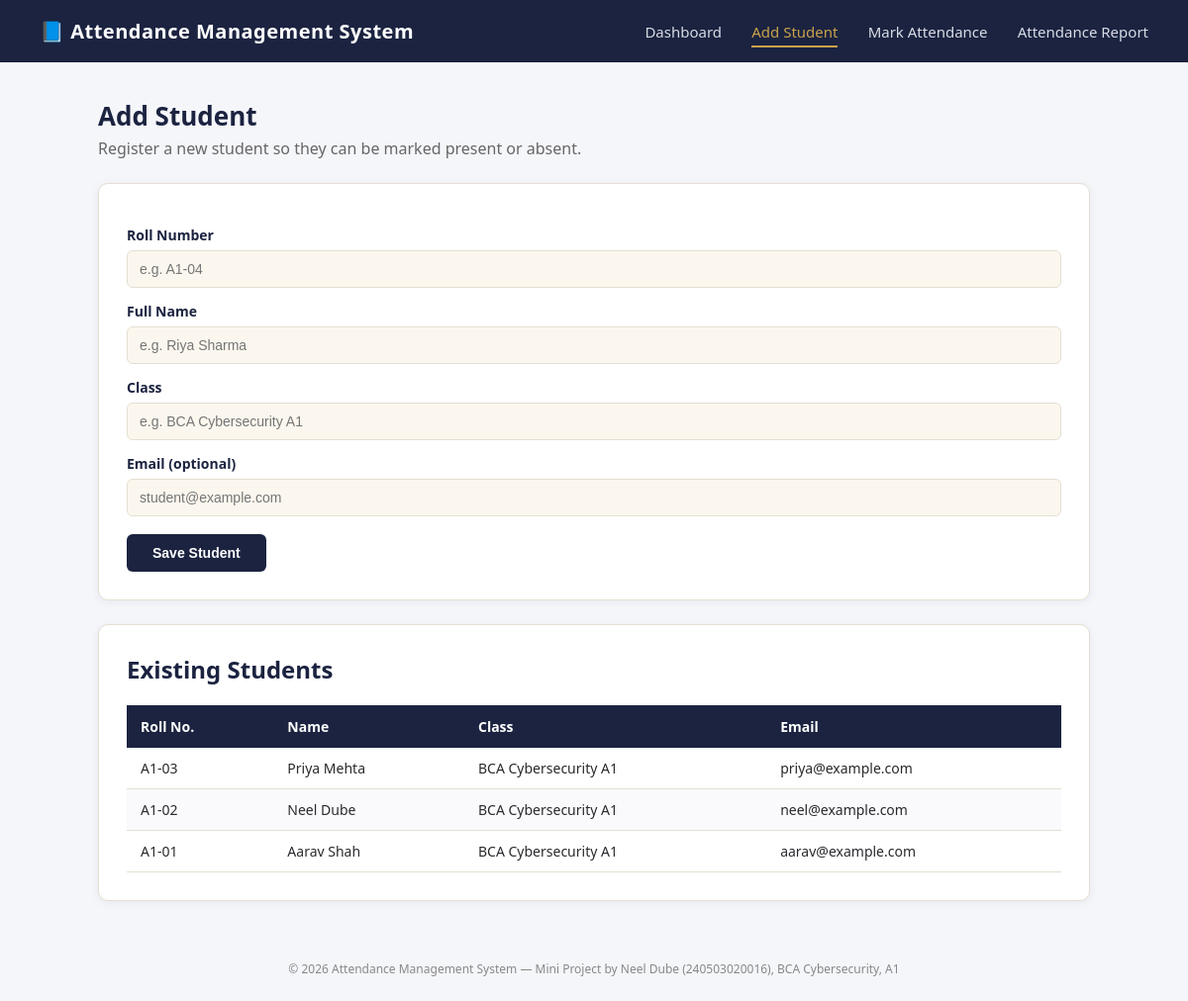
The app's page /add_student.php with its own data.
### tables this page shows
CREATE TABLE IF NOT EXISTS students (
    student_id   INT AUTO_INCREMENT PRIMARY KEY,
    roll_no      VARCHAR(20)  NOT NULL UNIQUE,
    full_name    VARCHAR(100) NOT NULL,
    class_name   VARCHAR(50)  NOT NULL,
    email        VARCHAR(100),
    created_at   TIMESTAMP DEFAULT CURRENT_TIMESTAMP
);

### add_student.php (the view, shortened to what this page needs)
<?php
include 'db_connect.php';
include 'includes/header.php';
$students = $conn->query("SELECT * FROM students ORDER BY student_id DESC");
?>
<h1 class="page-title">Add Student</h1>
<p class="page-sub">Register a new student so they can be marked present or absent.</p>
<div class="card">
    <form method="POST" action="add_student.php">
        <label>Roll Number</label>
        <input type="text" name="roll_no" placeholder="e.g. A1-04" required>
        <label>Full Name</label>
        <input type="text" name="full_name" placeholder="e.g. Riya Sharma" required>
        <label>Class</label>
        <input type="text" name="class_name" placeholder="e.g. BCA Cybersecurity A1" required>
        <label>Email (optional)</label>
        <input type="email" name="email" placeholder="student@example.com">
        <button type="submit" class="btn">Save Student</button>
    </form>
</div>
<div class="card">
    <h2 style="color:var(--navy); margin-top:0;">Existing Students</h2>
    <table>
        <thead>
            <tr><th>Roll No.</th><th>Name</th><th>Class</th><th>Email</th></tr>
        </thead>
        <tbody>
        <?php while ($row = $students->fetch_assoc()): ?>
            <tr>
                <td><?= htmlspecialchars($row['roll_no']) ?></td>
                <td><?= htmlspecialchars($row['full_name']) ?></td>
                <td><?= htmlspecialchars($row['class_name']) ?></td>
                <td><?= htmlspecialchars($row['email']) ?></td>
            </tr>
        <?php endwhile; ?>
        </tbody>
    </table>
</div>
<?php include 'includes/footer.php'; ?>

### style.css (style rules this page uses)
:root { --navy: #1B2340; --navy-light: #2A345C; --gold: #C9A24B; --cream: #FBF7EE; --ink: #2A2A2E; --success: #1F9D55; --danger: #D64545; --border: #E4DFD2; }
* { box-sizing: border-box; }
body { margin: 0; font-family: 'Segoe UI', Calibri, Arial, sans-serif; background: #F5F6FA; color: var(--ink); }
h1.page-title { color: var(--navy); font-size: 26px; margin-bottom: 4px; }
p.page-sub { color: #666; margin-top: 0; margin-bottom: 24px; }
.card { background: #fff; border: 1px solid var(--border); border-radius: 10px; padding: 28px; margin-bottom: 24px; box-shadow: 0 2px 10px rgba(27,35,64,0.06); }
label { display: block; font-weight: 600; color: var(--navy); margin: 14px 0 6px; font-size: 14px; }
input[type=text], input[type=email], input[type=date], select { width: 100%; padding: 10px 12px; border: 1px solid var(--border); border-radius: 6px; font-size: 14px; background: var(--cream); }
.btn { display: inline-block; background: var(--navy); color: #fff; border: none; padding: 11px 26px; border-radius: 6px; font-size: 14px; font-weight: 600; cursor: pointer; margin-top: 18px; text-decoration: none; }
table { width: 100%; border-collapse: collapse; margin-top: 10px; font-size: 14px; }
thead th { background: var(--navy); color: #fff; text-align: left; padding: 12px 14px; }
tbody td { padding: 11px 14px; border-bottom: 1px solid var(--border); }
tbody tr:nth-child(even) { background: #FAFAFC; }

### records on screen
students: roll_no "A1-03", full_name "Priya Mehta", class_name "BCA Cybersecurity A1", email "priya@example.com"
students: roll_no "A1-02", full_name "Neel Dube", class_name "BCA Cybersecurity A1", email "neel@example.com"
students: roll_no "A1-01", full_name "Aarav Shah", class_name "BCA Cybersecurity A1", email "aarav@example.com"
